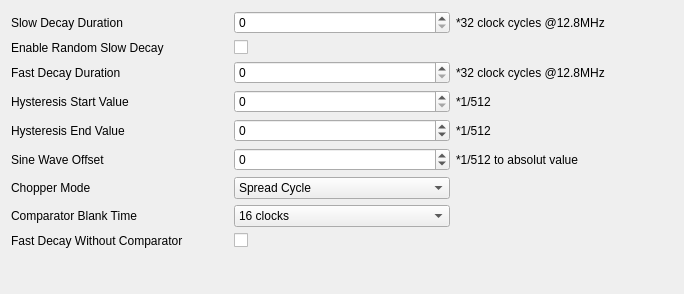
         <widget class="QWidget" name="scrollAreaWidgetContents_2">
          <property name="geometry">
           <rect>
            <x>0</x>
            <y>0</y>
            <width>684</width>
            <height>294</height>
           </rect>
          </property>
          <layout class="QVBoxLayout" name="verticalLayout_14">
           <item>
            <layout class="QGridLayout" name="gridLayout_2">
             <item row="3" column="0">
              <widget class="QLabel" name="label_30">
               <property name="text">
                <string>Hysteresis Start Value</string>
               </property>
              </widget>
             </item>
             <item row="3" column="1">
              <widget class="QSpinBox" name="hysteresis_start_value_spin">
               <property name="maximum">
                <number>7</number>
               </property>
              </widget>
             </item>
             <item row="4" column="2">
              <widget class="QLabel" name="label_38">
               <property name="text">
                <string>*1/512</string>
               </property>
              </widget>
             </item>
             <item row="0" column="0">
              <widget class="QLabel" name="label_27">
               <property name="text">
                <string>Slow Decay Duration</string>
               </property>
              </widget>
             </item>
             <item row="5" column="0">
              <widget class="QLabel" name="label_32">
               <property name="text">
                <string>Sine Wave Offset</string>
               </property>
              </widget>
             </item>
             <item row="2" column="0">
              <widget class="QLabel" name="label_29">
               <property name="text">
                <string>Fast Decay Duration</string>
               </property>
              </widget>
             </item>
             <item row="6" column="0">
              <widget class="QLabel" name="label_33">
               <property name="text">
                <string>Chopper Mode</string>
               </property>
              </widget>
             </item>
             <item row="1" column="0">
              <widget class="QLabel" name="label_28">
               <property name="text">
                <string>Enable Random Slow Decay</string>
               </property>
              </widget>
             </item>
             <item row="4" column="0">
              <widget class="QLabel" name="label_31">
               <property name="text">
                <string>Hysteresis End Value</string>
               </property>
              </widget>
             </item>
             <item row="5" column="1">
              <widget class="QSpinBox" name="sine_wave_offset_spin">
               <property name="minimum">
                <number>-3</number>
               </property>
               <property name="maximum">
                <number>12</number>
               </property>
              </widget>
             </item>
             <item row="0" column="2">
              <widget class="QLabel" name="label_35">
               <property name="text">
                <string>*32 clock cycles @12.8MHz</string>
               </property>
              </widget>
             </item>
             <item row="4" column="1">
              <widget class="QSpinBox" name="hysteresis_end_value_spin">
               <property name="minimum">
                <number>-3</number>
               </property>
               <property name="maximum">
                <number>12</number>
               </property>
              </widget>
             </item>
             <item row="1" column="1">
              <widget class="QCheckBox" name="enable_random_slow_decay_checkbox">
               <property name="text">
                <string/>
               </property>
              </widget>
             </item>
             <item row="5" column="2">
              <widget class="QLabel" name="label_39">
               <property name="text">
                <string>*1/512 to absolut value</string>
               </property>
              </widget>
             </item>
             <item row="2" column="2">
              <widget class="QLabel" name="label_36">
               <property name="text">
                <string>*32 clock cycles @12.8MHz</string>
               </property>
              </widget>
             </item>
             <item row="8" column="1">
              <widget class="QCheckBox" name="fast_decay_without_comparator_checkbox">
               <property name="text">
                <string/>
               </property>
              </widget>
             </item>
             <item row="0" column="1">
              <widget class="QSpinBox" name="slow_decay_duration_spin">
               <property name="maximum">
                <number>15</number>
               </property>
              </widget>
             </item>
             <item row="3" column="2">
              <widget class="QLabel" name="label_37">
               <property name="text">
                <string>*1/512</string>
               </property>
              </widget>
             </item>
             <item row="2" column="1">
              <widget class="QSpinBox" name="fast_decay_duration_spin">
               <property name="maximum">
                <number>15</number>
               </property>
              </widget>
             </item>
             <item row="8" column="0">
              <widget class="QLabel" name="label_34">
               <property name="text">
                <string>Fast Decay Without Comparator</string>
               </property>
              </widget>
             </item>
             <item row="6" column="1">
              <widget class="QComboBox" name="chopper_mode_combo">
               <item>
                <property name="text">
                 <string>Spread Cycle</string>
                </property>
               </item>
               <item>
                <property name="text">
                 <string>Fast Decay</string>
                </property>
               </item>
              </widget>
             </item>
             <item row="7" column="0">
              <widget class="QLabel" name="label_64">
               <property name="text">
                <string>Comparator Blank Time</string>
               </property>
              </widget>
             </item>
             <item row="7" column="1">
              <widget class="QComboBox" name="comparator_blank_time_combo">
               <item>
                <property name="text">
                 <string>16 clocks</string>
                </property>
               </item>
               <item>
                <property name="text">
                 <string>24 clocks</string>
                </property>
               </item>
               <item>
                <property name="text">
                 <string>36 clocks</string>
                </property>
               </item>
               <item>
                <property name="text">
                 <string>54 clocks</string>
                </property>
               </item>
              </widget>
             </item>
            </layout>
           </item>
           <item>
            <spacer name="verticalSpacer_5">
             <property name="orientation">
              <enum>Qt::Vertical</enum>
             </property>
             <property name="sizeHint" stdset="0">
              <size>
               <width>20</width>
               <height>40</height>
              </size>
             </property>
            </spacer>
           </item>
          </layout>
         </widget>
